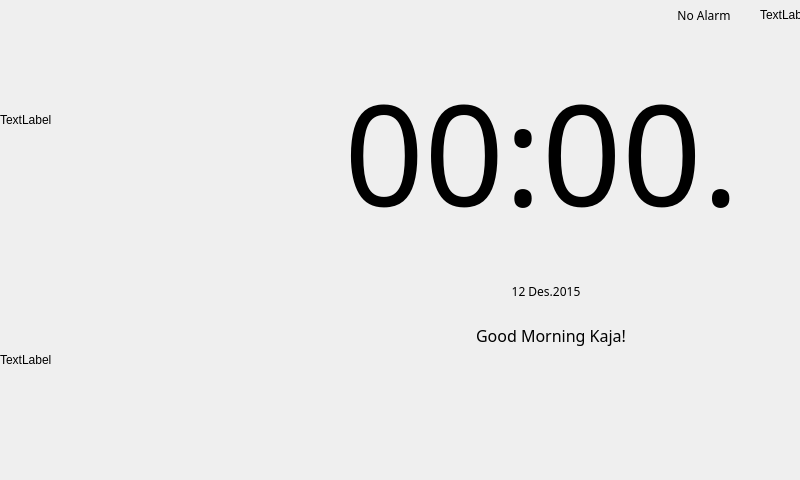
<?xml version="1.0" encoding="UTF-8"?>
<ui version="4.0">
 <class>MainWindow</class>
 <widget class="QMainWindow" name="MainWindow">
  <property name="geometry">
   <rect>
    <x>0</x>
    <y>0</y>
    <width>800</width>
    <height>480</height>
   </rect>
  </property>
  <property name="windowTitle">
   <string>MainWindow</string>
  </property>
  <widget class="QWidget" name="centralwidget">
   <property name="palette">
    <palette>
     <active>
      <colorrole role="Button">
       <brush brushstyle="SolidPattern">
        <color alpha="255">
         <red>255</red>
         <green>170</green>
         <blue>255</blue>
        </color>
       </brush>
      </colorrole>
      <colorrole role="Midlight">
       <brush brushstyle="SolidPattern">
        <color alpha="255">
         <red>255</red>
         <green>203</green>
         <blue>255</blue>
        </color>
       </brush>
      </colorrole>
      <colorrole role="Base">
       <brush brushstyle="SolidPattern">
        <color alpha="255">
         <red>255</red>
         <green>255</green>
         <blue>255</blue>
        </color>
       </brush>
      </colorrole>
      <colorrole role="Window">
       <brush brushstyle="SolidPattern">
        <color alpha="255">
         <red>255</red>
         <green>216</green>
         <blue>255</blue>
        </color>
       </brush>
      </colorrole>
      <colorrole role="AlternateBase">
       <brush brushstyle="SolidPattern">
        <color alpha="255">
         <red>255</red>
         <green>170</green>
         <blue>255</blue>
        </color>
       </brush>
      </colorrole>
     </active>
     <inactive>
      <colorrole role="Button">
       <brush brushstyle="SolidPattern">
        <color alpha="255">
         <red>255</red>
         <green>170</green>
         <blue>255</blue>
        </color>
       </brush>
      </colorrole>
      <colorrole role="Midlight">
       <brush brushstyle="SolidPattern">
        <color alpha="255">
         <red>255</red>
         <green>203</green>
         <blue>255</blue>
        </color>
       </brush>
      </colorrole>
      <colorrole role="Base">
       <brush brushstyle="SolidPattern">
        <color alpha="255">
         <red>255</red>
         <green>255</green>
         <blue>255</blue>
        </color>
       </brush>
      </colorrole>
      <colorrole role="Window">
       <brush brushstyle="SolidPattern">
        <color alpha="255">
         <red>255</red>
         <green>216</green>
         <blue>255</blue>
        </color>
       </brush>
      </colorrole>
      <colorrole role="AlternateBase">
       <brush brushstyle="SolidPattern">
        <color alpha="255">
         <red>255</red>
         <green>170</green>
         <blue>255</blue>
        </color>
       </brush>
      </colorrole>
     </inactive>
     <disabled>
      <colorrole role="Button">
       <brush brushstyle="SolidPattern">
        <color alpha="255">
         <red>255</red>
         <green>170</green>
         <blue>255</blue>
        </color>
       </brush>
      </colorrole>
      <colorrole role="Midlight">
       <brush brushstyle="SolidPattern">
        <color alpha="255">
         <red>255</red>
         <green>203</green>
         <blue>255</blue>
        </color>
       </brush>
      </colorrole>
      <colorrole role="Base">
       <brush brushstyle="SolidPattern">
        <color alpha="255">
         <red>255</red>
         <green>216</green>
         <blue>255</blue>
        </color>
       </brush>
      </colorrole>
      <colorrole role="Window">
       <brush brushstyle="SolidPattern">
        <color alpha="255">
         <red>255</red>
         <green>216</green>
         <blue>255</blue>
        </color>
       </brush>
      </colorrole>
      <colorrole role="AlternateBase">
       <brush brushstyle="SolidPattern">
        <color alpha="255">
         <red>255</red>
         <green>170</green>
         <blue>255</blue>
        </color>
       </brush>
      </colorrole>
     </disabled>
    </palette>
   </property>
   <widget class="QWidget" name="horizontalLayoutWidget">
    <property name="geometry">
     <rect>
      <x>0</x>
      <y>0</y>
      <width>812</width>
      <height>481</height>
     </rect>
    </property>
    <layout class="QHBoxLayout" name="horizontalLayout">
     <item>
      <layout class="QVBoxLayout" name="verticalLayout_3">
       <property name="spacing">
        <number>0</number>
       </property>
       <item>
        <widget class="QLabel" name="graphics_upper">
         <property name="minimumSize">
          <size>
           <width>300</width>
           <height>0</height>
          </size>
         </property>
         <property name="maximumSize">
          <size>
           <width>300</width>
           <height>240</height>
          </size>
         </property>
         <property name="text">
          <string>TextLabel</string>
         </property>
        </widget>
       </item>
       <item>
        <widget class="QLabel" name="graphics_lower">
         <property name="minimumSize">
          <size>
           <width>300</width>
           <height>0</height>
          </size>
         </property>
         <property name="maximumSize">
          <size>
           <width>300</width>
           <height>240</height>
          </size>
         </property>
         <property name="text">
          <string>TextLabel</string>
         </property>
        </widget>
       </item>
      </layout>
     </item>
     <item>
      <layout class="QVBoxLayout" name="verticalLayout">
       <item>
        <layout class="QHBoxLayout" name="horizontalLayout_4">
         <item>
          <spacer name="horizontalSpacer">
           <property name="orientation">
            <enum>Qt::Horizontal</enum>
           </property>
           <property name="sizeHint" stdset="0">
            <size>
             <width>40</width>
             <height>20</height>
            </size>
           </property>
          </spacer>
         </item>
         <item>
          <widget class="QLabel" name="alarm_time">
           <property name="minimumSize">
            <size>
             <width>100</width>
             <height>30</height>
            </size>
           </property>
           <property name="maximumSize">
            <size>
             <width>16777215</width>
             <height>30</height>
            </size>
           </property>
           <property name="font">
            <font>
             <family>Simpsonfont</family>
            </font>
           </property>
           <property name="text">
            <string>No Alarm</string>
           </property>
           <property name="alignment">
            <set>Qt::AlignCenter</set>
           </property>
          </widget>
         </item>
         <item>
          <widget class="QLabel" name="alarm_light">
           <property name="minimumSize">
            <size>
             <width>30</width>
             <height>30</height>
            </size>
           </property>
           <property name="maximumSize">
            <size>
             <width>16777215</width>
             <height>35</height>
            </size>
           </property>
           <property name="text">
            <string>TextLabel</string>
           </property>
          </widget>
         </item>
        </layout>
       </item>
       <item>
        <layout class="QHBoxLayout" name="horizontalLayout_2">
         <item>
          <spacer name="verticalSpacer">
           <property name="orientation">
            <enum>Qt::Vertical</enum>
           </property>
           <property name="sizeHint" stdset="0">
            <size>
             <width>20</width>
             <height>40</height>
            </size>
           </property>
          </spacer>
         </item>
         <item>
          <widget class="QLabel" name="clock">
           <property name="minimumSize">
            <size>
             <width>450</width>
             <height>0</height>
            </size>
           </property>
           <property name="maximumSize">
            <size>
             <width>350</width>
             <height>16777215</height>
            </size>
           </property>
           <property name="font">
            <font>
             <family>Simpsonfont</family>
             <pointsize>105</pointsize>
            </font>
           </property>
           <property name="text">
            <string>00:00.</string>
           </property>
          </widget>
         </item>
        </layout>
       </item>
       <item>
        <widget class="QLabel" name="date">
         <property name="minimumSize">
          <size>
           <width>480</width>
           <height>35</height>
          </size>
         </property>
         <property name="maximumSize">
          <size>
           <width>400</width>
           <height>50</height>
          </size>
         </property>
         <property name="font">
          <font>
           <family>Simpsonfont</family>
          </font>
         </property>
         <property name="frameShape">
          <enum>QFrame::NoFrame</enum>
         </property>
         <property name="frameShadow">
          <enum>QFrame::Sunken</enum>
         </property>
         <property name="text">
          <string>12 Des.2015</string>
         </property>
         <property name="alignment">
          <set>Qt::AlignCenter</set>
         </property>
        </widget>
       </item>
       <item>
        <widget class="QLabel" name="label">
         <property name="minimumSize">
          <size>
           <width>490</width>
           <height>40</height>
          </size>
         </property>
         <property name="maximumSize">
          <size>
           <width>400</width>
           <height>50</height>
          </size>
         </property>
         <property name="font">
          <font>
           <family>Simpsonfont</family>
           <pointsize>12</pointsize>
          </font>
         </property>
         <property name="text">
          <string>Good Morning Kaja!</string>
         </property>
         <property name="alignment">
          <set>Qt::AlignCenter</set>
         </property>
        </widget>
       </item>
       <item>
        <layout class="QHBoxLayout" name="horizontalLayout_3">
         <item>
          <widget class="QLabel" name="yr_time_1">
           <property name="minimumSize">
            <size>
             <width>0</width>
             <height>36</height>
            </size>
           </property>
           <property name="maximumSize">
            <size>
             <width>16777215</width>
             <height>40</height>
            </size>
           </property>
           <property name="font">
            <font>
             <family>Sans Serif</family>
            </font>
           </property>
           <property name="text">
            <string/>
           </property>
          </widget>
         </item>
         <item>
          <widget class="QLabel" name="yr_time_2">
           <property name="minimumSize">
            <size>
             <width>0</width>
             <height>36</height>
            </size>
           </property>
           <property name="maximumSize">
            <size>
             <width>16777215</width>
             <height>40</height>
            </size>
           </property>
           <property name="font">
            <font>
             <family>Sans Serif</family>
            </font>
           </property>
           <property name="text">
            <string/>
           </property>
          </widget>
         </item>
         <item>
          <widget class="QLabel" name="yr_time_3">
           <property name="minimumSize">
            <size>
             <width>0</width>
             <height>36</height>
            </size>
           </property>
           <property name="maximumSize">
            <size>
             <width>16777215</width>
             <height>40</height>
            </size>
           </property>
           <property name="font">
            <font>
             <family>Sans Serif</family>
            </font>
           </property>
           <property name="text">
            <string/>
           </property>
          </widget>
         </item>
         <item>
          <widget class="QLabel" name="yr_time_4">
           <property name="minimumSize">
            <size>
             <width>0</width>
             <height>36</height>
            </size>
           </property>
           <property name="maximumSize">
            <size>
             <width>16777215</width>
             <height>40</height>
            </size>
           </property>
           <property name="font">
            <font>
             <family>Sans Serif</family>
            </font>
           </property>
           <property name="text">
            <string/>
           </property>
          </widget>
         </item>
        </layout>
       </item>
       <item>
        <layout class="QHBoxLayout" name="horizontalLayout_5">
         <item>
          <widget class="QLabel" name="yr_temp_1">
           <property name="minimumSize">
            <size>
             <width>0</width>
             <height>36</height>
            </size>
           </property>
           <property name="maximumSize">
            <size>
             <width>16777215</width>
             <height>50</height>
            </size>
           </property>
           <property name="font">
            <font>
             <family>Sans Serif</family>
             <pointsize>10</pointsize>
             <weight>75</weight>
             <bold>true</bold>
            </font>
           </property>
           <property name="text">
            <string/>
           </property>
          </widget>
         </item>
         <item>
          <widget class="QLabel" name="yr_temp_2">
           <property name="minimumSize">
            <size>
             <width>0</width>
             <height>36</height>
            </size>
           </property>
           <property name="maximumSize">
            <size>
             <width>16777215</width>
             <height>50</height>
            </size>
           </property>
           <property name="font">
            <font>
             <family>Sans Serif</family>
             <pointsize>10</pointsize>
             <weight>75</weight>
             <bold>true</bold>
            </font>
           </property>
           <property name="text">
            <string/>
           </property>
          </widget>
         </item>
         <item>
          <widget class="QLabel" name="yr_temp_3">
           <property name="minimumSize">
            <size>
             <width>0</width>
             <height>36</height>
            </size>
           </property>
           <property name="maximumSize">
            <size>
             <width>16777215</width>
             <height>50</height>
            </size>
           </property>
           <property name="font">
            <font>
             <family>Sans Serif</family>
             <pointsize>10</pointsize>
             <weight>75</weight>
             <bold>true</bold>
            </font>
           </property>
           <property name="text">
            <string/>
           </property>
          </widget>
         </item>
         <item>
          <widget class="QLabel" name="yr_temp_4">
           <property name="minimumSize">
            <size>
             <width>0</width>
             <height>36</height>
            </size>
           </property>
           <property name="maximumSize">
            <size>
             <width>16777215</width>
             <height>50</height>
            </size>
           </property>
           <property name="font">
            <font>
             <family>Sans Serif</family>
             <pointsize>10</pointsize>
             <weight>75</weight>
             <bold>true</bold>
            </font>
           </property>
           <property name="text">
            <string/>
           </property>
          </widget>
         </item>
        </layout>
       </item>
       <item>
        <layout class="QHBoxLayout" name="horizontalLayout_6">
         <item>
          <widget class="QLabel" name="yr_precip_1">
           <property name="minimumSize">
            <size>
             <width>0</width>
             <height>36</height>
            </size>
           </property>
           <property name="maximumSize">
            <size>
             <width>16777215</width>
             <height>40</height>
            </size>
           </property>
           <property name="font">
            <font>
             <family>Sans Serif</family>
            </font>
           </property>
           <property name="text">
            <string/>
           </property>
          </widget>
         </item>
         <item>
          <widget class="QLabel" name="yr_precip_2">
           <property name="minimumSize">
            <size>
             <width>0</width>
             <height>36</height>
            </size>
           </property>
           <property name="maximumSize">
            <size>
             <width>16777215</width>
             <height>40</height>
            </size>
           </property>
           <property name="font">
            <font>
             <family>Sans Serif</family>
            </font>
           </property>
           <property name="text">
            <string/>
           </property>
          </widget>
         </item>
         <item>
          <widget class="QLabel" name="yr_precip_3">
           <property name="minimumSize">
            <size>
             <width>0</width>
             <height>36</height>
            </size>
           </property>
           <property name="maximumSize">
            <size>
             <width>16777215</width>
             <height>40</height>
            </size>
           </property>
           <property name="font">
            <font>
             <family>Sans Serif</family>
            </font>
           </property>
           <property name="text">
            <string/>
           </property>
          </widget>
         </item>
         <item>
          <widget class="QLabel" name="yr_precip_4">
           <property name="minimumSize">
            <size>
             <width>0</width>
             <height>36</height>
            </size>
           </property>
           <property name="maximumSize">
            <size>
             <width>16777215</width>
             <height>40</height>
            </size>
           </property>
           <property name="font">
            <font>
             <family>Sans Serif</family>
            </font>
           </property>
           <property name="text">
            <string/>
           </property>
          </widget>
         </item>
        </layout>
       </item>
      </layout>
     </item>
    </layout>
   </widget>
  </widget>
 </widget>
 <resources/>
 <connections/>
</ui>
